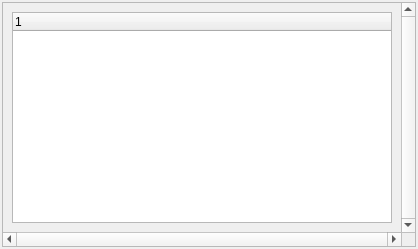
<?xml version="1.0" encoding="UTF-8"?>
<!--
/**
 * Licensed to the Apache Software Foundation (ASF) under one
 * or more contributor license agreements.  See the NOTICE file
 * distributed with this work for additional information
 * regarding copyright ownership.  The ASF licenses this file
 * to you under the Apache License, Version 2.0 (the
 * "License"); you may not use this file except in compliance
 * with the License.  You may obtain a copy of the License at
 *
 *     http://www.apache.org/licenses/LICENSE-2.0
 *
 * Unless required by applicable law or agreed to in writing, software
 * distributed under the License is distributed on an "AS IS" BASIS,
 * WITHOUT WARRANTIES OR CONDITIONS OF ANY KIND, either express or implied.
 * See the License for the specific language governing permissions and
 * limitations under the License.
 */
-->
<ui version="4.0">
 <class>TCBTreeView</class>
 <widget class="QWidget" name="TCBTreeView">
  <property name="geometry">
   <rect>
    <x>0</x>
    <y>0</y>
    <width>418</width>
    <height>249</height>
   </rect>
  </property>
  <property name="sizePolicy">
   <sizepolicy hsizetype="Expanding" vsizetype="Expanding">
    <horstretch>0</horstretch>
    <verstretch>0</verstretch>
   </sizepolicy>
  </property>
  <property name="windowTitle">
   <string>Form</string>
  </property>
  <layout class="QVBoxLayout" name="verticalLayout">
   <property name="leftMargin">
    <number>2</number>
   </property>
   <property name="topMargin">
    <number>2</number>
   </property>
   <property name="rightMargin">
    <number>2</number>
   </property>
   <property name="bottomMargin">
    <number>2</number>
   </property>
   <item>
    <widget class="QScrollArea" name="scrollArea">
     <property name="verticalScrollBarPolicy">
      <enum>Qt::ScrollBarAlwaysOn</enum>
     </property>
     <property name="horizontalScrollBarPolicy">
      <enum>Qt::ScrollBarAlwaysOn</enum>
     </property>
     <property name="widgetResizable">
      <bool>true</bool>
     </property>
     <widget class="QWidget" name="scrollAreaWidgetContents">
      <property name="geometry">
       <rect>
        <x>0</x>
        <y>0</y>
        <width>397</width>
        <height>228</height>
       </rect>
      </property>
      <property name="sizePolicy">
       <sizepolicy hsizetype="Expanding" vsizetype="Expanding">
        <horstretch>0</horstretch>
        <verstretch>0</verstretch>
       </sizepolicy>
      </property>
      <layout class="QVBoxLayout" name="verticalLayout_2">
       <item>
        <widget class="QTreeWidget" name="treeWidget">
         <attribute name="headerVisible">
          <bool>true</bool>
         </attribute>
         <attribute name="headerDefaultSectionSize">
          <number>104</number>
         </attribute>
         <column>
          <property name="text">
           <string notr="true">1</string>
          </property>
         </column>
        </widget>
       </item>
      </layout>
     </widget>
    </widget>
   </item>
  </layout>
 </widget>
 <resources/>
 <connections/>
</ui>
